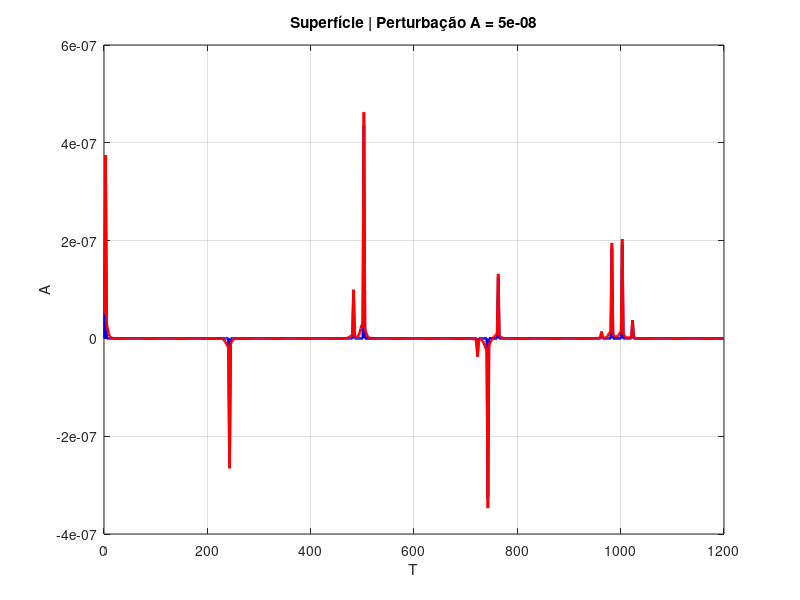

Source code (MATLAB):
clear; clc; close all;

% =========================================================================
% 1. DEFINIÇÃO DO DOMÍNIO E MODELO DE IMPEDÂNCIA
% =========================================================================
ni = 400;
nt = 3 * ni;

Z = ones(1, ni);
Z(1:120)   = 2000 * 1500;
Z(121:250) = 2200 * 3000;
Z(251:end) = 750 * 1200;

fonte2 = zeros(1, nt);
fonte2(3) = 1;

% ESCOLHA DE UMA ÚNICA AMPLITUDE
A = 5 * 10^-8;
z0 = 0;
s = 5;

fprintf('Calculando os campos de onda...\n');

% =========================================================================
% 2. CASO 1: PROBLEMA DIRETO SEM PERTURBAÇÃO (A = 0)
% =========================================================================
P_sem = zeros(ni, nt);
W_sem = zeros(ni, nt);

for j = 2:nt
    if mod(1 + j, 2) == 0
        P_sem(1, j) = fonte2(j);
        U_sem = Z(1)*W_sem(2, j-1) - P_sem(2, j-1);
        W_sem(1, j) = (P_sem(1, j) + U_sem) / Z(1);
    end
    for i = 2:ni-1
        if mod(i + j, 2) == 0
            D_sem = Z(i-1)*W_sem(i-1, j-1) + P_sem(i-1, j-1);
            U_sem = Z(i)*W_sem(i+1, j-1) - P_sem(i+1, j-1);
            W_sem(i, j) = (D_sem + U_sem) / (Z(i-1) + Z(i));
            P_sem(i, j) = (Z(i)*D_sem - Z(i-1)*U_sem) / (Z(i-1) + Z(i));
        end
    end
    if mod(ni + j, 2) == 0
        D_sem = Z(ni-1)*W_sem(ni-1, j-1) + P_sem(ni-1, j-1);
        W_sem(ni, j) = D_sem / (2 * Z(ni-1));
        P_sem(ni, j) = D_sem / 2;
    end
end

% =========================================================================
% 3. CASO 2: PROBLEMA DIRETO COM PERTURBAÇÃO
% =========================================================================
P_com = zeros(ni, nt);
W_com = zeros(ni, nt);

% Condição inicial Gaussiana (Perturbação)
for i = 1:ni
    W_com(i, 1) = A * exp(-((i - z0).^2) / (2 * s^2));
end

for j = 2:nt
    if mod(1 + j, 2) == 0
        P_com(1, j) = fonte2(j);
        U_com = Z(1)*W_com(2, j-1) - P_com(2, j-1);
        W_com(1, j) = (P_com(1, j) + U_com) / Z(1);
    end
    for i = 2:ni-1
        if mod(i + j, 2) == 0
            D_com = Z(i-1)*W_com(i-1, j-1) + P_com(i-1, j-1);
            U_com = Z(i)*W_com(i+1, j-1) - P_com(i+1, j-1);
            W_com(i, j) = (D_com + U_com) / (Z(i-1) + Z(i));
            P_com(i, j) = (Z(i)*D_com - Z(i-1)*U_com) / (Z(i-1) + Z(i));
        end
    end
    if mod(ni + j, 2) == 0
        D_com = Z(ni-1)*W_com(ni-1, j-1) + P_com(ni-1, j-1);
        W_com(ni, j) = D_com / (2 * Z(ni-1));
        P_com(ni, j) = D_com / 2;
    end
end

% =========================================================================
% 4. PLOTAGEM DE W NA SUPERFÍCIE (i = 1)
% =========================================================================

% Filtrando apenas os índices ímpares do tempo onde a superfície é calculada
tempo = 1:2:nt;
W_sem_superficie = W_sem(1, tempo);
W_com_superficie = W_com(1, tempo);

figure;

plot(tempo, W_sem_superficie, 'b', 'LineWidth', 2);
hold on;
plot(tempo, W_com_superficie, 'r', 'LineWidth', 2);
hold off;

title(['Superfície | Perturbação A = ', num2str(A)]);
xlabel('T');
ylabel('A');
grid on;

fprintf('Gráfico gerado com sucesso!\n');
